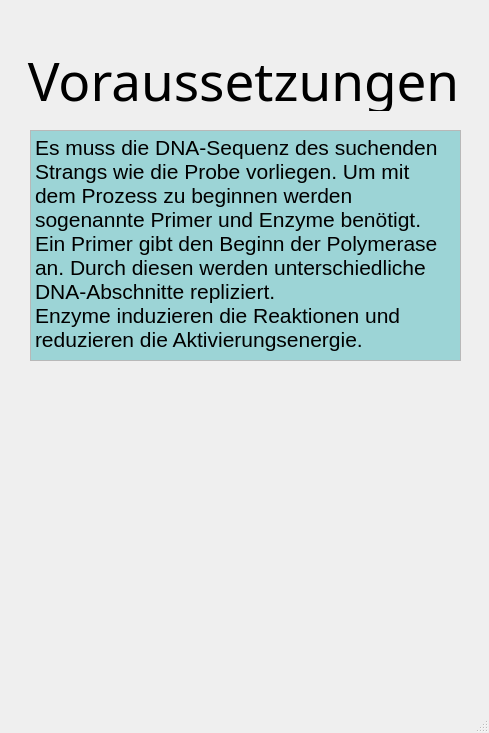
<?xml version="1.0" encoding="UTF-8"?>
<ui version="4.0">
 <class>Voraussetzung</class>
 <widget class="QMainWindow" name="Voraussetzung">
  <property name="geometry">
   <rect>
    <x>0</x>
    <y>0</y>
    <width>489</width>
    <height>733</height>
   </rect>
  </property>
  <property name="windowTitle">
   <string>Voraussetzungen</string>
  </property>
  <widget class="QWidget" name="centralwidget">
   <widget class="QTextEdit" name="textEdit">
    <property name="geometry">
     <rect>
      <x>30</x>
      <y>130</y>
      <width>431</width>
      <height>231</height>
     </rect>
    </property>
    <property name="readOnly">
     <bool>true</bool>
    </property>
    <property name="html">
     <string>&lt;!DOCTYPE HTML PUBLIC &quot;-//W3C//DTD HTML 4.0//EN&quot; &quot;http://www.w3.org/TR/REC-html40/strict.dtd&quot;&gt;
&lt;html&gt;&lt;head&gt;&lt;meta name=&quot;qrichtext&quot; content=&quot;1&quot; /&gt;&lt;meta charset=&quot;utf-8&quot; /&gt;&lt;style type=&quot;text/css&quot;&gt;
p, li { white-space: pre-wrap; }
hr { height: 1px; border-width: 0; }
li.unchecked::marker { content: &quot;\2610&quot;; }
li.checked::marker { content: &quot;\2612&quot;; }
&lt;/style&gt;&lt;/head&gt;&lt;body style=&quot; font-family:'Segoe UI'; font-size:9pt; font-weight:400; font-style:normal;&quot; bgcolor=&quot;#9cd4d6&quot;&gt;
&lt;p style=&quot; margin-top:12px; margin-bottom:12px; margin-left:0px; margin-right:0px; -qt-block-indent:0; text-indent:0px;&quot;&gt;&lt;span style=&quot; font-family:'Arial','sans-serif'; font-size:16pt;&quot;&gt;Es muss die DNA-Sequenz des suchenden Strangs wie die Probe vorliegen. Um mit dem Prozess zu beginnen werden sogenannte Primer und Enzyme benötigt. &lt;br /&gt;Ein Primer gibt den Beginn der Polymerase an. Durch diesen werden unterschiedliche DNA-Abschnitte repliziert. &lt;br /&gt;Enzyme induzieren die Reaktionen und reduzieren die Aktivierungsenergie. &lt;/span&gt;&lt;/p&gt;&lt;/body&gt;&lt;/html&gt;</string>
    </property>
   </widget>
   <widget class="QLabel" name="label">
    <property name="geometry">
     <rect>
      <x>-2</x>
      <y>50</y>
      <width>491</width>
      <height>61</height>
     </rect>
    </property>
    <property name="font">
     <font>
      <family>Tw Cen MT</family>
      <pointsize>40</pointsize>
      <bold>false</bold>
     </font>
    </property>
    <property name="text">
     <string>Voraussetzungen</string>
    </property>
    <property name="alignment">
     <set>Qt::AlignCenter</set>
    </property>
   </widget>
   <widget class="QLabel" name="Voraus_lbl">
    <property name="geometry">
     <rect>
      <x>20</x>
      <y>370</y>
      <width>451</width>
      <height>301</height>
     </rect>
    </property>
    <property name="text">
     <string/>
    </property>
    <property name="pixmap">
     <pixmap>pcrGrundprinzip.jpg</pixmap>
    </property>
    <property name="scaledContents">
     <bool>true</bool>
    </property>
   </widget>
  </widget>
  <widget class="QMenuBar" name="menubar">
   <property name="geometry">
    <rect>
     <x>0</x>
     <y>0</y>
     <width>489</width>
     <height>22</height>
    </rect>
   </property>
  </widget>
  <widget class="QStatusBar" name="statusbar"/>
 </widget>
 <resources/>
 <connections/>
</ui>
